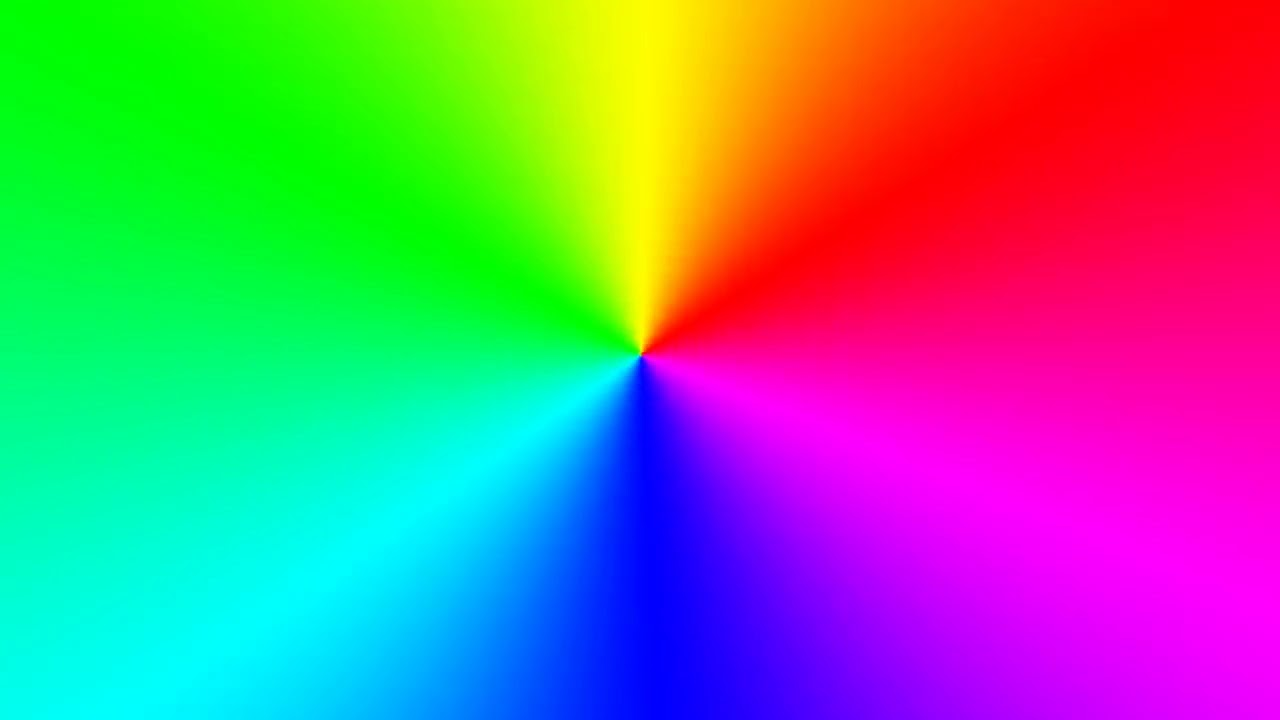
#> input picture tek3.jpg, 1280 x 720 px
$ python 'uitwerking opdracht 3.py'
#> lines starting #> are read from the running program, lines starting #| are printed output that depends on the picture; after the words box and inside, x2 and y2 are one past the last pixel; in counts of white or black regions, pixels touching at a corner belong together
import cv2 as cv
import numpy as np
#stay in while loop. awaiting keypress prevents image from being loaded
frame = cv.imread('tek3.jpg')
#> frame is the input picture: shape (720, 1280, 3); mean B, G, R 130.6, 127.8, 122.8
# Convert image from BGR to HSV+
hsv = cv.cvtColor(frame, cv.COLOR_BGR2HSV)
#> hsv: shape (720, 1280, 3); mean H, S, V 96.9, 254.7, 253.7


# define range of blue color in HSV
lower_blue = np.array([110,50,50])
upper_blue = np.array([130,255,255])
lower_redL = np.array([0,50,50])
upper_redL = np.array([10,255,255])
lower_redH = np.array([170,50,50])
upper_redH = np.array([179,255,255])
lower_green = np.array([50,50,50])
upper_green = np.array([70,255,255])


# Threshold the HSV image to get only %color% colors
# all colors within the range are set to 255, all others to 0(white and black) so per pixel binary or boolean values
maskblue = cv.inRange(hsv, lower_blue, upper_blue)
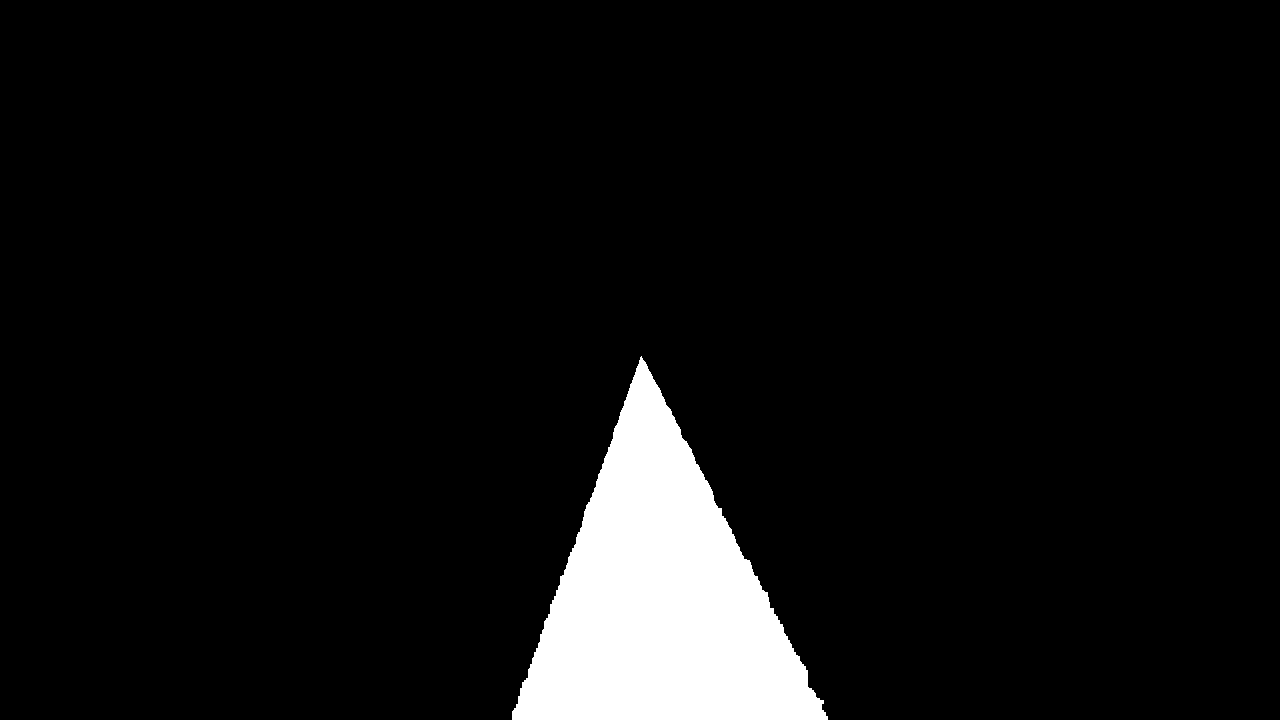
#> maskblue: shape (720, 1280); 6.3% white; 1 white region, box (x1, y1, x2, y2) and area: (512, 356, 828, 720) 58269
maskredL = cv.inRange(hsv, lower_redL, upper_redL)
#> maskredL: shape (720, 1280); 6.9% white; 2 white regions (1 under 20 px), largest, box (x1, y1, x2, y2) and area: (642, 0, 1264, 355) 63423
maskredH = cv.inRange(hsv, lower_redH, upper_redH)
#> maskredH: shape (720, 1280); 8.3% white; 2 white regions (1 under 20 px), largest, box (x1, y1, x2, y2) and area: (643, 0, 1280, 355) 76656
maskgreen = cv.inRange(hsv, lower_green, upper_green)
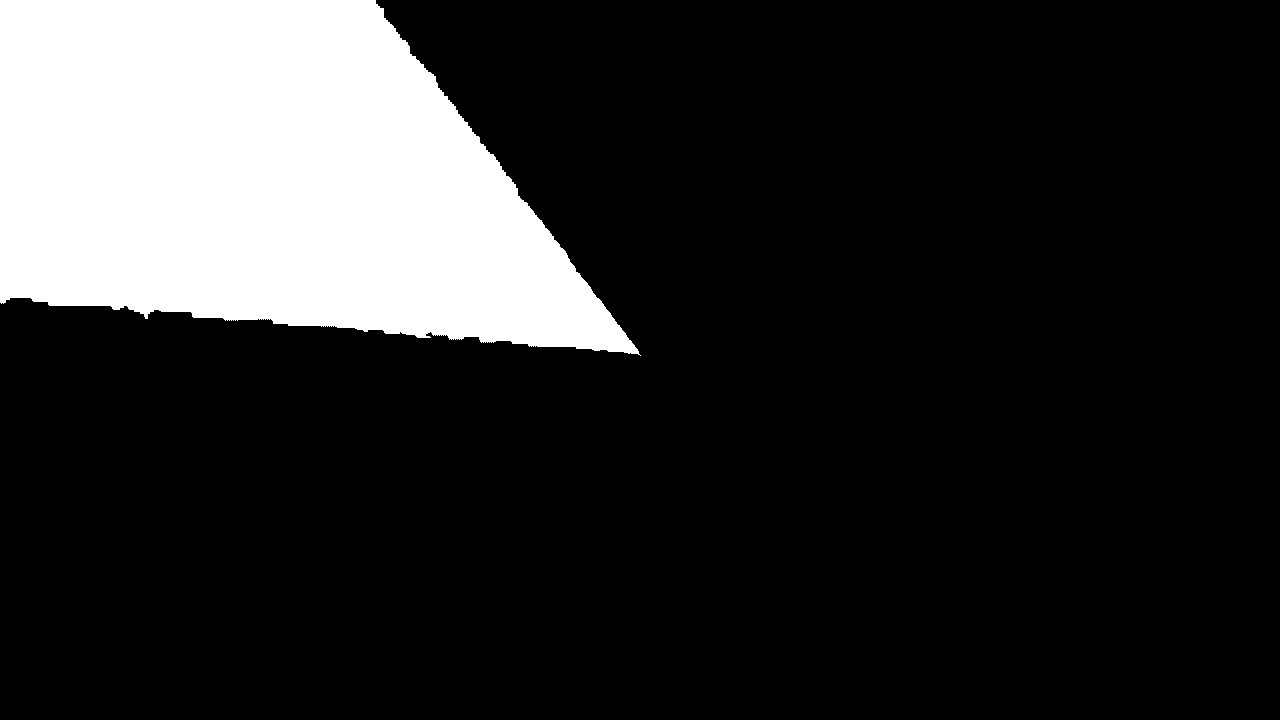
#> maskgreen: shape (720, 1280); 17.6% white; 1 white region, box (x1, y1, x2, y2) and area: (0, 0, 641, 356) 162061
#uses a sort of AND to check if the pixel is white in the mask
#if so, it sets the pixel to the original color, if not it'll be black
# Bitwise-AND mask and original image
resblue = cv.bitwise_and(frame,frame, mask= maskblue)
resred = cv.bitwise_and(frame,frame, mask= maskredL | maskredH)
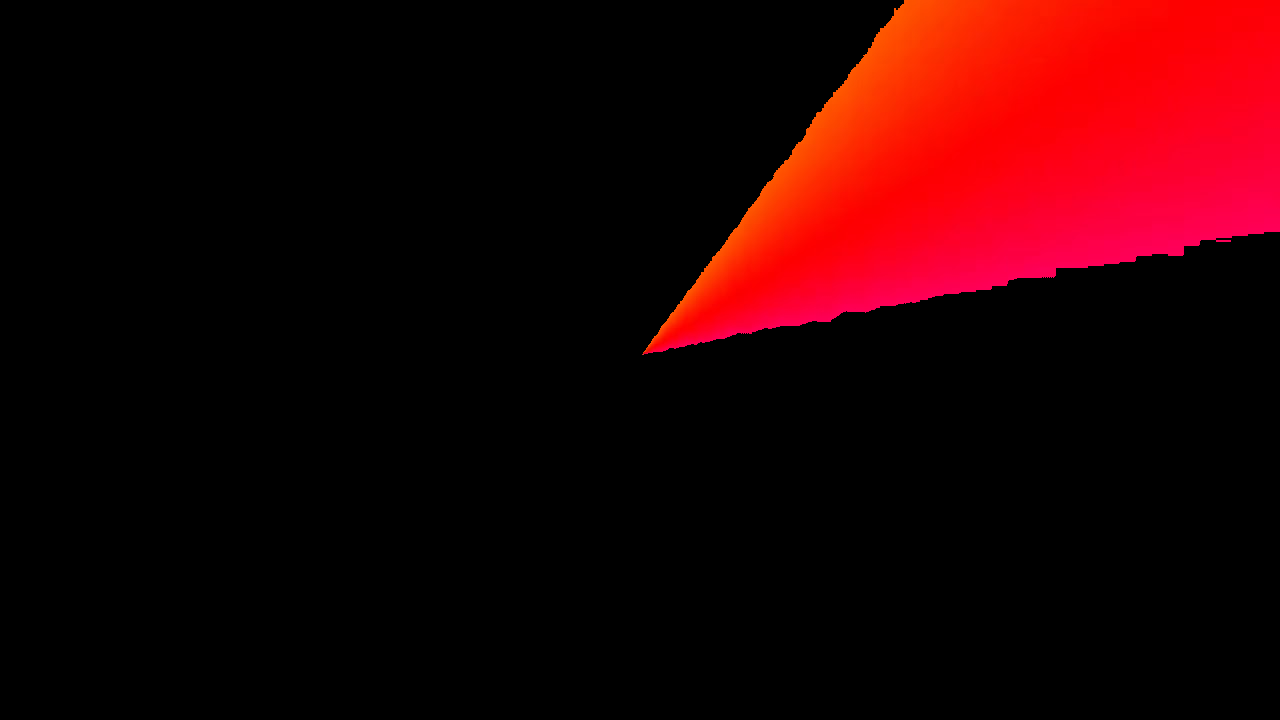
#> resred: shape (720, 1280, 3); mean B, G, R 3.4, 1.9, 38.6
resgreen = cv.bitwise_and(frame,frame, mask= maskgreen)
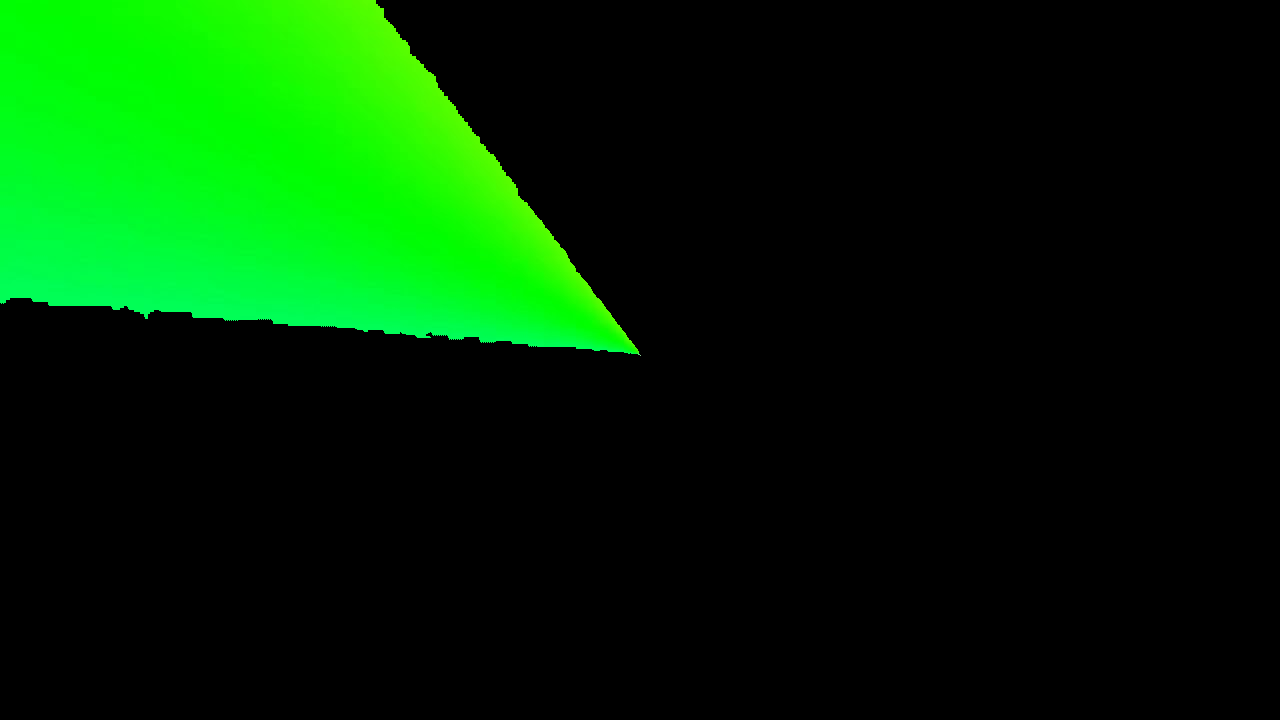
#> resgreen: shape (720, 1280, 3); mean B, G, R 3.9, 44.6, 2.2
# cv.imshow('frame',frame)
# cv.imshow('mask',mask)
cv.imshow('screen1',resblue)
K = cv.waitKey(0)
#> (key Esc is pressed here)
print(K)
cv.destroyAllWindows()
cv.imshow('screen1',resgreen)
K = cv.waitKey(0)
#> (key Esc is pressed here)
print(K)
cv.destroyAllWindows()
cv.imshow('screen1',resred)
K = cv.waitKey(0)
#> (key Esc is pressed here)
print(K)
cv.destroyAllWindows()
#find contours
#Find contours in the mask image
#In image processing, a contour is a curve that joins all the continuous points along the boundary of an object that has the same color or intensity.
#In other words, a contour represents the shape of an object in an image.
#> (the run stopped early here; a loop or call above may not have finished)
